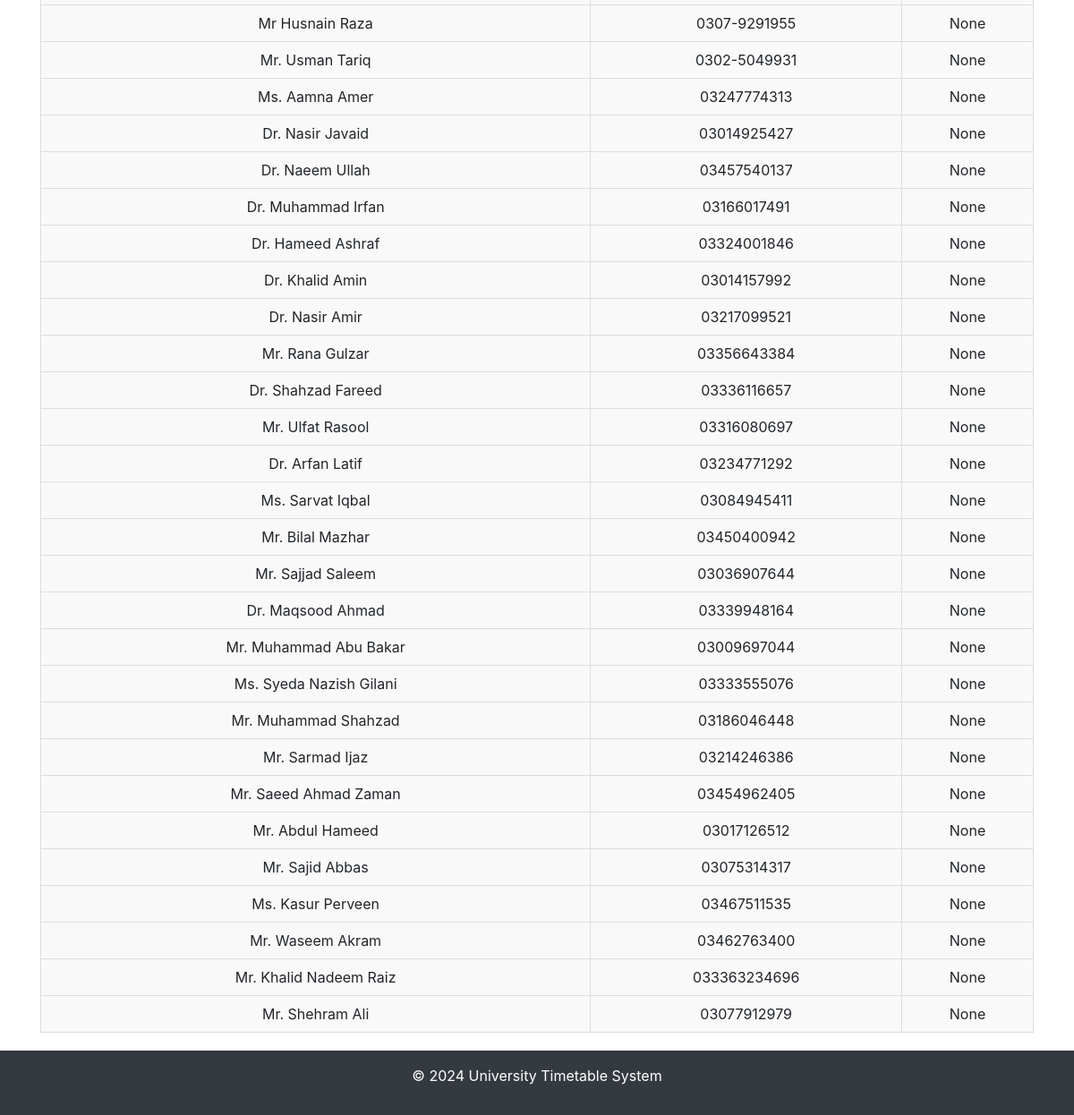
The page /teacher_contacts (lower part) on the database as committed earlier.
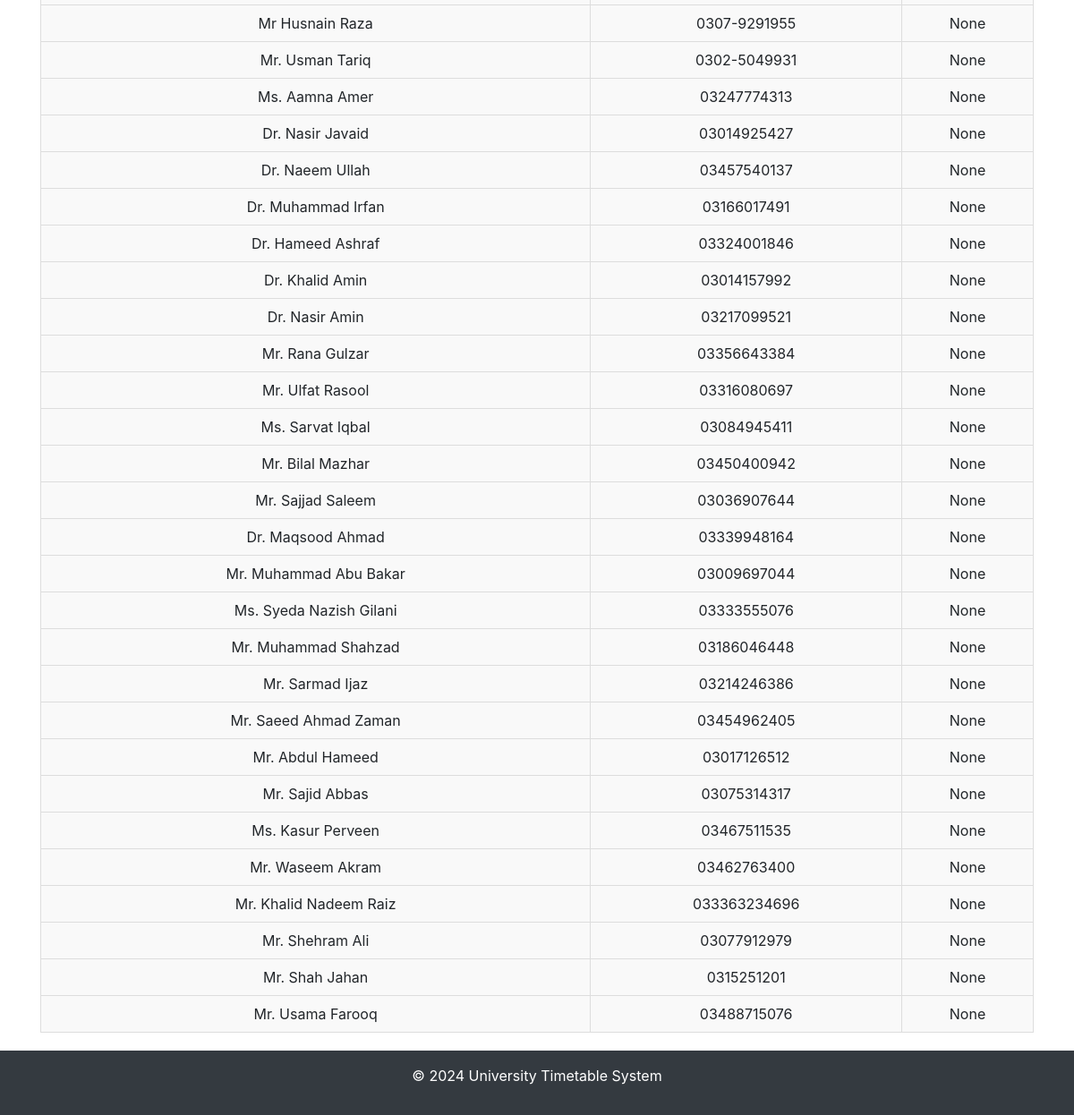
The same page on the database as committed later.
### timetable/models.py (models this page shows, shortened)
class Teacher(models.Model):
    name = models.CharField(max_length=100)
    phone_number = models.CharField(max_length=12, null=True, blank=True)  # Phone number can be null
    gmail = models.EmailField(null=True, blank=True)  # Gmail field is optional

### timetable/views.py (the view)
# urls.py: path('teacher_contacts', views.teacher_contacts, name='teacher_contacts'),
def teacher_contacts(request):
    teachers = Teacher.objects.all()
    context = {
        'teachers': teachers,
    }
    return render(request, 'timetable/teacher_contacts.html', context)

### timetable/templates/timetable/teacher_contacts.html (shortened to what this page needs)
{% extends 'timetable/base.html' %}
{% block content %}
<table class="timetable-table">
    <tbody>
        {% for teacher in teachers %}
            <tr>
                <td class="schedule-info">{{ teacher.name }}</td>
                <td class="schedule-info">{{ teacher.phone_number }}</td>
                <td class="schedule-info">{{ teacher.gmail}}</td>
            </tr>
        {% endfor %}
    </tbody>
</table>
{% endblock %}

### timetable/templates/timetable/base.html (shortened to what this page needs)
<!DOCTYPE html>
<html lang="en">
<head>
    {% load static %}
    <link href="https://maxcdn.bootstrapcdn.com/bootstrap/4.5.2/css/bootstrap.min.css" rel="stylesheet">
    <link rel="stylesheet" href="{% static 'css/styles.css' %}">
</head>
<body>
    <div class="wrapper">
        <div class="content container">
            {% block content %}{% endblock %}
        </div>
        <footer class="footer">
            <p>&copy; 2024 University Timetable System</p>
        </footer>
    </div>
</body>
</html>

### timetable/static/css/styles.css (style rules this page uses)
html, body { height: 100%; margin: 0; display: flex; flex-direction: column; }
.wrapper { display: flex; flex-direction: column; min-height: 100vh; }
.content { flex: 1; }
.footer { background-color: #333; color: white; text-align: center; padding: 10px 0; width: 100%; position: relative; bottom: 0; left: 0; }

### timetable/templates/timetable/base.html (style rules this page uses)
html, body { height: 100%; margin: 0; padding: 0; }
.wrapper { min-height: 100vh; display: flex; flex-direction: column; }
.content { flex: 1; margin-top: 20px; }
.footer { background-color: #343a40; color: white; text-align: center; padding: 1rem; }

### timetable/templates/timetable/teacher_contacts.html (style rules this page uses)
.timetable-table { width: 100%; border-collapse: collapse; margin-bottom: 20px; }

Rows that differ between the two databases and show on the page:
removed Teacher: name "Dr. Shahzad Fareed", phone_number "03336116657", gmail "None"
removed Teacher: name "Dr. Arfan Latif", phone_number "03234771292", gmail "None"
changed Teacher: name "Dr. Nasir Amir" → "Dr. Nasir Amin"
added Teacher: name "Mr. Shah Jahan", phone_number "0315251201", gmail "None"
added Teacher: name "Mr. Usama Farooq", phone_number "03488715076", gmail "None"
